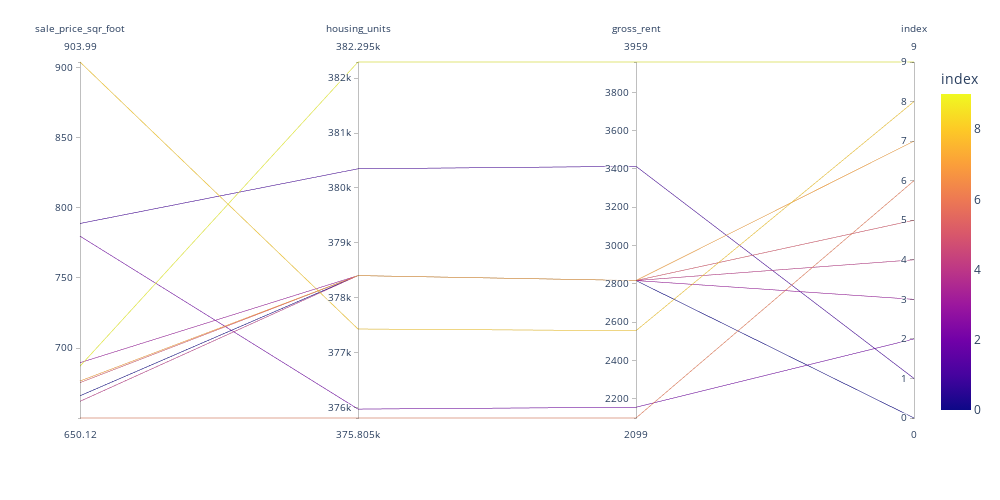

Here is the notebook cell this chart was saved with:
### Code cell
parallel_coordinates()

### Figure 1 — Plotly figure (JSON) as saved in the notebook; plotly's stock layout.template omitted (floating-point values rounded to 4 significant figures)
{"data": [{"dimensions": [{"label": "sale_price_sqr_foot", "values": [666.0, 788.8, 779.8, 689.6, 662.0, 675.4, 650.1, 676.5, 904.0, 687.1]}, {"label": "housing_units", "values": [378401, 380348, 376000.0, 378401, 378401, 378401, 375805, 378401, 377400.0, 382295]}, {"label": "gross_rent", "values": [2817.0, 3414, 2155.0, 2817.0, 2817.0, 2817.0, 2099, 2817.0, 2555.0, 3959]}, {"label": "index", "values": [0, 1, 2, 3, 4, 5, 6, 7, 8, 9]}], "domain": {"x": [0, 1], "y": [0, 1]}, "line": {"color": [0, 1, 2, 3, 4, 5, 6, 7, 8, 9], "coloraxis": "coloraxis"}, "name": "", "type": "parcoords"}], "layout": {"coloraxis": {"colorbar": {"title": {"text": "index"}}, "colorscale": [[0, "#0d0887"], [0.1111, "#46039f"], [0.2222, "#7201a8"], [0.3333, "#9c179e"], [0.4444, "#bd3786"], [0.5556, "#d8576b"], [0.6667, "#ed7953"], [0.7778, "#fb9f3a"], [0.8889, "#fdca26"], [1, "#f0f921"]]}, "height": 500, "legend": {"tracegroupgap": 0}, "margin": {"t": 60}, "width": 1000}}
